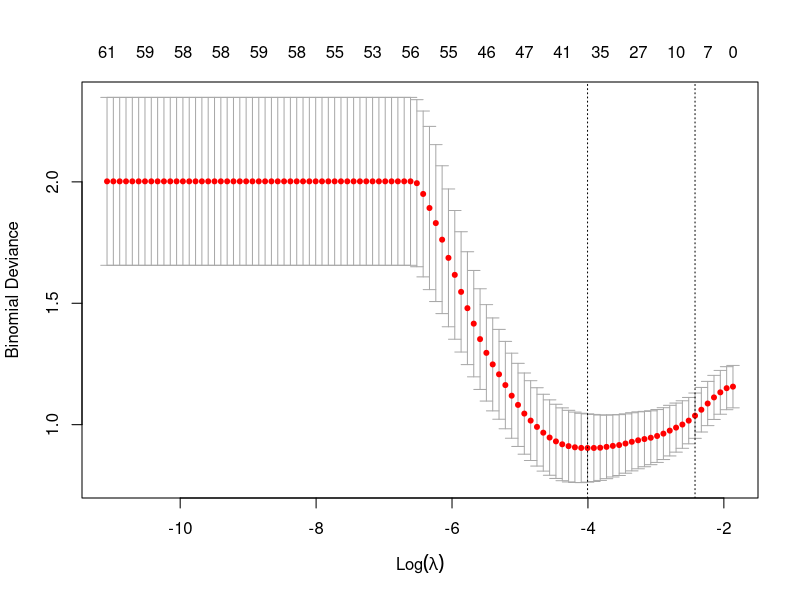
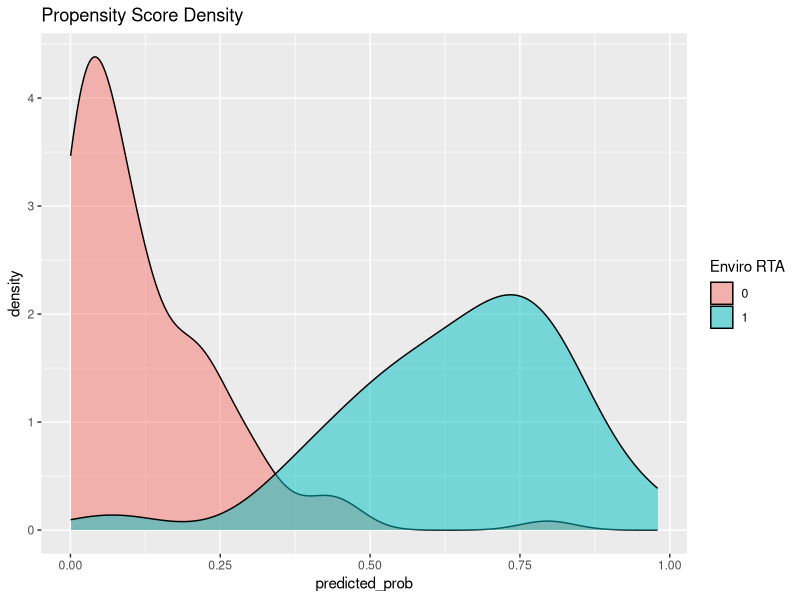

Write the R code that produced these figures, in order.
library(glmnet)
library(dplyr)
library(fastDummies) # Install if needed: install.packages("fastDummies")
library(fastDummies)

df <- read.csv('rta.csv')
df_panel <- read.csv('rta_panel.csv')

# Filter to keep only RTAs present in the panel (Consistency check)
df <- df %>% filter(id %in% df_panel$id)

# Ensure 'agree_dev' is a factor and create dummy variables for it
df <- dummy_cols(df, select_columns = "agree_dev", 
                 remove_first_dummy = TRUE, 
                 remove_selected_columns = TRUE)

# Define Predictors (X) and Target (Y)
# We strictly exclude IDs, Outcomes, and Future Characteristics
target_var <- "enviro_rta"

exclude_cols <- c(
  "id", "Agreement", "parties", # IDs / Metadata
  "enviro_rta", "enviro_enforce_rta", # Target & Treatment characteristics
  "defor", "biodiv", "defor_enforce", "biodiv_enforce" # Outcomes (Bad controls)
)

x_data <- df %>% 
  select(where(is.numeric)) %>%
  select(-any_of(exclude_cols)) 

# Convert to Matrix for GLMNET
x_matrix <- data.matrix(x_data)
y_vector <- df[[target_var]]

# Run LASSO
# We use Cross-Validation to find the optimal Lambda
set.seed(123) # For reproducibility
cv_lasso <- cv.glmnet(x_matrix, y_vector, alpha = 1, family = "binomial")

cv_lasso$lambda.min  # Optimal lambda value

# View the coefficients chosen by the model
print(coef(cv_lasso, s = "lambda.min"))

# Predict Propensity Scores
# type="response" gives us the Probability (0 to 1)
probabilities <- predict(cv_lasso, newx = x_matrix, s = "lambda.min", type = "response")

# Add back to dataframe
df$predicted_prob <- as.vector(probabilities)

# Save for the Matching Step
write.csv(df, "rta_propensity.csv", row.names = FALSE)

# If these plots are completely separated, matching will fail.
library(ggplot2)

plot(cv_lasso)

ggplot(df, aes(x = predicted_prob, fill = as.factor(enviro_rta))) +
  geom_density(alpha = 0.5) +
  labs(title = "Propensity Score Density", fill = "Enviro RTA")
